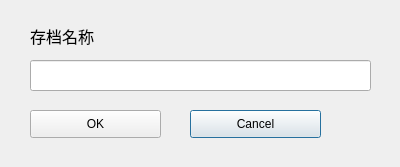
<?xml version="1.0" encoding="UTF-8"?>
<ui version="4.0">
 <class>SaveDialogClass</class>
 <widget class="QDialog" name="SaveDialogClass">
  <property name="geometry">
   <rect>
    <x>0</x>
    <y>0</y>
    <width>400</width>
    <height>167</height>
   </rect>
  </property>
  <property name="windowTitle">
   <string>创建存档</string>
  </property>
  <widget class="QPushButton" name="cancelButton">
   <property name="geometry">
    <rect>
     <x>190</x>
     <y>110</y>
     <width>131</width>
     <height>28</height>
    </rect>
   </property>
   <property name="text">
    <string>Cancel</string>
   </property>
  </widget>
  <widget class="QPushButton" name="okButton">
   <property name="geometry">
    <rect>
     <x>30</x>
     <y>110</y>
     <width>131</width>
     <height>28</height>
    </rect>
   </property>
   <property name="text">
    <string>OK</string>
   </property>
  </widget>
  <widget class="QLineEdit" name="saveNameEdit">
   <property name="geometry">
    <rect>
     <x>30</x>
     <y>60</y>
     <width>341</width>
     <height>31</height>
    </rect>
   </property>
   <property name="font">
    <font>
     <family>黑体</family>
     <pointsize>12</pointsize>
    </font>
   </property>
  </widget>
  <widget class="QLabel" name="label">
   <property name="geometry">
    <rect>
     <x>30</x>
     <y>20</y>
     <width>171</width>
     <height>31</height>
    </rect>
   </property>
   <property name="font">
    <font>
     <family>微软雅黑 Light</family>
     <pointsize>12</pointsize>
    </font>
   </property>
   <property name="text">
    <string>存档名称</string>
   </property>
  </widget>
 </widget>
 <resources/>
 <connections>
  <connection>
   <sender>okButton</sender>
   <signal>clicked()</signal>
   <receiver>SaveDialogClass</receiver>
   <slot>accept()</slot>
   <hints>
    <hint type="sourcelabel">
     <x>278</x>
     <y>253</y>
    </hint>
    <hint type="destinationlabel">
     <x>96</x>
     <y>254</y>
    </hint>
   </hints>
  </connection>
  <connection>
   <sender>cancelButton</sender>
   <signal>clicked()</signal>
   <receiver>SaveDialogClass</receiver>
   <slot>reject()</slot>
   <hints>
    <hint type="sourcelabel">
     <x>369</x>
     <y>253</y>
    </hint>
    <hint type="destinationlabel">
     <x>179</x>
     <y>282</y>
    </hint>
   </hints>
  </connection>
 </connections>
</ui>
